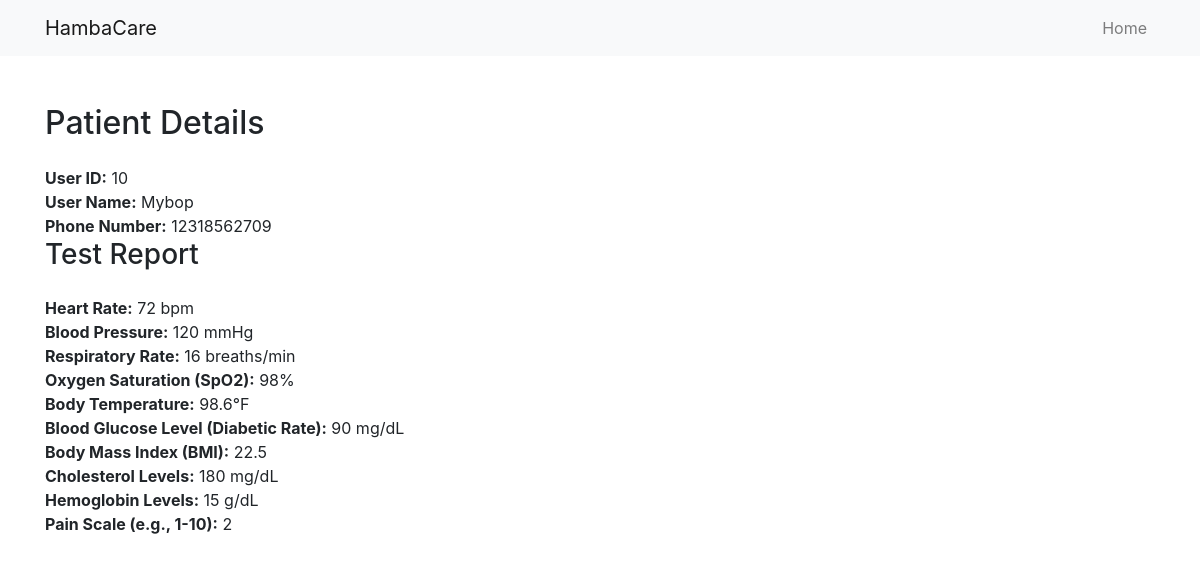
The page /patientdetails.php?user_id=10 on the database its author committed.
### tables this page shows
CREATE TABLE `user` (
  `user_id` int(11) NOT NULL,
  `user_name` varchar(30) NOT NULL,
  `user_phone` varchar(20) NOT NULL,
  `user_password` varchar(200) NOT NULL,
  `user_role` varchar(20) NOT NULL
);

CREATE TABLE `report` (
  `patient_id` int(11) NOT NULL,
  `heart_rate` varchar(3) NOT NULL,
  `blood_pressure` varchar(3) NOT NULL,
  `respiratory_rate` varchar(10) NOT NULL,
  `oxygen_saturation` varchar(10) NOT NULL,
  `body_temperature` varchar(10) NOT NULL,
  `glucose_level` varchar(10) NOT NULL,
  `bmi` varchar(10) NOT NULL,
  `cholesterol_level` varchar(10) NOT NULL,
  `hemoglobin_level` varchar(10) NOT NULL,
  `pain_scale` varchar(10) NOT NULL
);

### db/config.php (called while the page is built)
<?php
return [
    'hostname' => 'localhost',
    'username' => 'root',
    'password' => '',
    'dbname'   => 'patient_management_system'
];

### db/db.php (called while the page is built, shortened)
<?php
class Database
{
    private $hostname;
    private $username;
    private $password;
    private $dbname;
    public function __construct()
    {
        $config = include("./db/config.php");
        $this->username = $config["username"];
        $this->hostname = $config["hostname"];
        $this->password = $config["password"];
        $this->dbname = $config["dbname"];
    }
    public function createConnection()
    {
        try {
            $this->conn = new mysqli($this->hostname, $this->username, $this->password, $this->dbname);
            return $this->conn;
        } catch (\Throwable $th) {
            echo ($th);
        }
    }
}

### classes/class.user.php (called while the page is built, shortened)
<?php
include_once("./db/db.php");
class User
{
    private $conn;
    public function __construct()
    {
        $db = new Database();
        $this->conn = $db->createConnection();
    }
    public function fetchUserById($user_id)
    {
        $sql = "SELECT * FROM user WHERE user_id=?";
        try {
            $stmt = $this->conn->prepare($sql);
            $stmt->bind_param("i", $user_id);
            $stmt->execute();
            $result = $stmt->get_result();
            if ($result->num_rows > 0) {
                return $result->fetch_all(MYSQLI_ASSOC);
            }
        } catch (\Throwable $th) {
            echo ($th);
        }
    }
}

### classes/class.patient.php (called while the page is built, shortened)
<?php
include_once("./db/db.php");
include_once("./classes/class.user.php");
class Patient
{
    private $conn;
    public function __construct()
    {
        $db = new Database();
        $this->conn = $db->createConnection();
    }
    public function fetchReportbyId($patientId)
    {
        $sql = "SELECT * FROM report WHERE patient_id=?";
        try {
            $stmt = $this->conn->prepare($sql);
            $stmt->bind_param("i", $patientId);
            $stmt->execute();
            $result = $stmt->get_result();
            if ($result->num_rows > 0) {
                return $result->fetch_all(MYSQLI_ASSOC);
            } else {
                echo ("no test report.");
            }
        } catch (\Throwable $th) {
            echo ($th);
        }
    }
}

### patientdetails.php (the view)
<?php include("./includes/header.php");
include("./classes/class.user.php");
include("./classes/class.patient.php");
$userObj = new User();
$user = $userObj->fetchUserById($_GET['user_id']);
$patientObj = new Patient();
$report = $patientObj->fetchReportbyId($user[0]['user_id']);
?>
<div class="container mt-5">
    <div class="patient-details">
        <h2 class="mb-4">Patient Details</h2>
        <div class="detail-item">
            <strong>User ID:</strong>
            <span><?php echo ($user[0]['user_id']) ?></span>
        </div>
        <div class="detail-item">
            <strong>User Name:</strong>
            <span><?php echo ($user[0]['user_name']) ?></span>
        </div>
        <div class="detail-item">
            <strong>Phone Number:</strong>
            <span><?php echo ($user[0]['user_phone']) ?></span>
        </div>
    </div>
    <div class="test-report">
        <h3 class="mb-4">Test Report</h3>
        <div class="detail-item">
            <strong>Heart Rate:</strong>
            <span><?php echo ($report[0]['heart_rate']) ?> bpm</span>
        </div>
        <div class="detail-item">
            <strong>Blood Pressure:</strong>
            <span><?php echo ($report[0]['blood_pressure']) ?> mmHg</span>
        </div>
        <div class="detail-item">
            <strong>Respiratory Rate:</strong>
            <span><?php echo ($report[0]['respiratory_rate']) ?> breaths/min</span>
        </div>
        <div class="detail-item">
            <strong>Oxygen Saturation (SpO2):</strong>
            <span><?php echo ($report[0]['oxygen_saturation']) ?>%</span>
        </div>
        <div class="detail-item">
            <strong>Body Temperature:</strong>
            <span><?php echo ($report[0]['body_temperature']) ?>°F</span>
        </div>
        <div class="detail-item">
            <strong>Blood Glucose Level (Diabetic Rate):</strong>
            <span><?php echo ($report[0]['glucose_level']) ?> mg/dL</span>
        </div>
        <div class="detail-item">
            <strong>Body Mass Index (BMI):</strong>
            <span><?php echo ($report[0]['bmi']) ?></span>
        </div>
        <div class="detail-item">
            <strong>Cholesterol Levels:</strong>
            <span><?php echo ($report[0]['cholesterol_level']) ?> mg/dL</span>
        </div>
        <div class="detail-item">
            <strong>Hemoglobin Levels:</strong>
            <span><?php echo ($report[0]['hemoglobin_level']) ?> g/dL</span>
        </div>
        <div class="detail-item">
            <strong>Pain Scale (e.g., 1-10):</strong>
            <span><?php echo ($report[0]['pain_scale']) ?></span>
        </div>
    </div>
</div>
<?php include("./includes/footer.php") ?>

### includes/header.php (shortened to what this page needs)
<?php
if (isset($_SESSION['user_id']) && isset($_SESSION['user_name'])  && isset($_SESSION['user_role'])) {
    $nav_link = [
        ["url" => "./index.php", "text" => "Home"],
        ["url" => "./dashboard.php", "text" => "Dashboard"],
        ["url" => "./logout.php", "text" => "Logout"]
    ];
} else {
    $nav_link = [
        ["url" => "./index.php", "text" => "Home"],
    ];
}
?>
<!DOCTYPE html>
<html lang="en">
<head>
    <link href="https://maxcdn.bootstrapcdn.com/bootstrap/4.5.2/css/bootstrap.min.css" rel="stylesheet">
</head>
<body>
    <nav class="navbar navbar-expand-lg navbar-light bg-light">
        <div class="container">
            <a class="navbar-brand" href="./index.php">HambaCare</a>
            <div class="collapse navbar-collapse" id="navbarNav">
                <ul class="navbar-nav ml-auto">
                    <?php foreach ($nav_link as $links) { ?>
                        <li class="nav-item">
                            <a class="nav-link" href=<?php echo ($links['url']) ?>><?php echo ($links['text']) ?></a>
                        </li>
                    <?php } ?>
                </ul>
            </div>
        </div>
    </nav>

### includes/footer.php (shortened to what this page needs)
</body>
</html>

### rows shown on the page
user: user_id "10", user_name "Mybop", user_phone "12318562709"
report: heart_rate "72", blood_pressure "120", respiratory_rate "16", oxygen_saturation "98", body_temperature "98.6", glucose_level "90", bmi "22.5", cholesterol_level "180", hemoglobin_level "15", pain_scale "2"

### other values the page prints
$links['text'] "Home"
